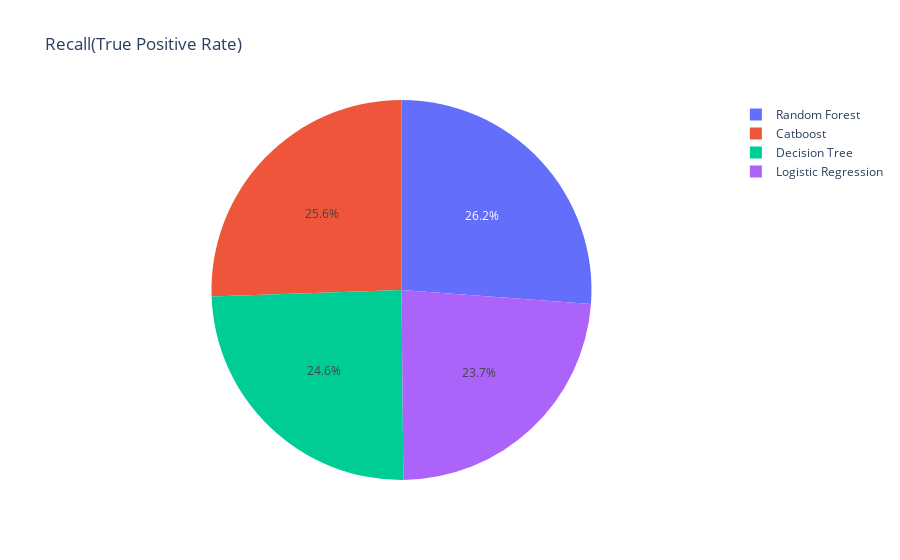

Notebook code for this chart:
### Code cell
px.pie(data_frame=cm_df, names=cm_df['model'], values=cm_df['Recall(TPR)'], title='Recall(True Positive Rate)')

### Figure 1 — Plotly figure (JSON) as saved in the notebook; plotly's stock layout.template omitted (floating-point values rounded to 4 significant figures)
{"data": [{"domain": {"x": [0, 1], "y": [0, 1]}, "hovertemplate": "model=%{label}<br>Recall(TPR)=%{value}<extra></extra>", "labels": ["Random Forest", "Catboost", "Decision Tree", "Logistic Regression"], "legendgroup": "", "name": "", "showlegend": true, "type": "pie", "values": [0.83, 0.81, 0.78, 0.75]}], "layout": {"legend": {"tracegroupgap": 0}, "title": {"text": "Recall(True Positive Rate)"}}}
